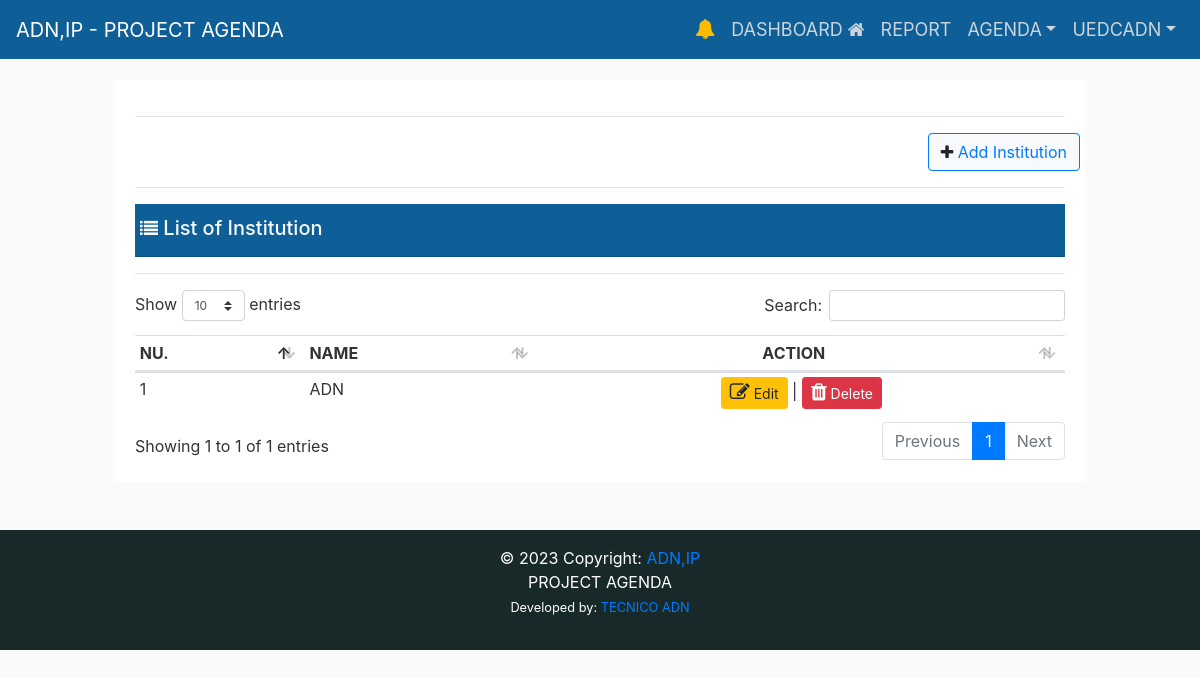
Before: /institution/ (signed in) with the older database file.
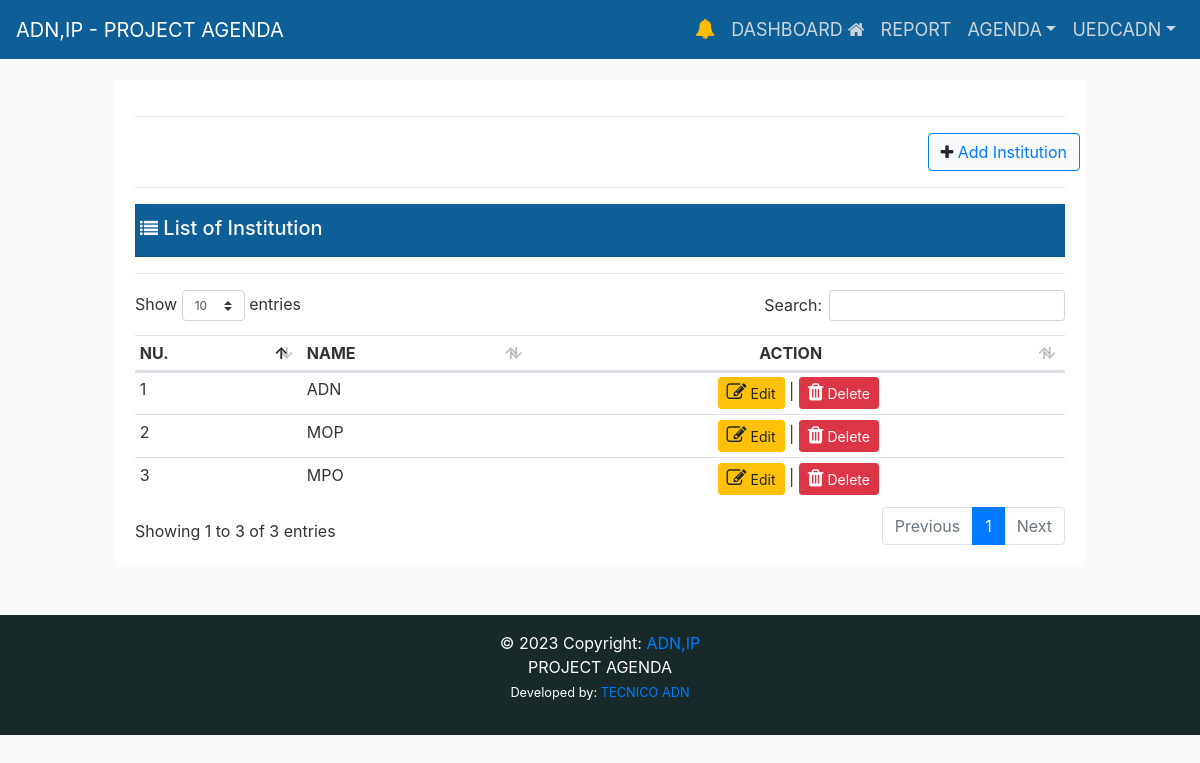
After: the same page with the newer database file.
### eventapps/institute/models.py (models this page shows, shortened)
class Institution(models.Model):
    name_institution = models.CharField(
        max_length=255, null=True, verbose_name="Institution Name:")
    class Meta:
        verbose_name_plural = ("Institution Invited")

### eventapps/institute/views.py (the view)
# urls.py: path('institution/', views.institution_list, name='institution_list'),
@login_required(login_url="/login/")
def institution_list(request):
    context = {
    }
    return render(request, 'institute/institution_list.html', context)

### eventapps/templates/institute/institution_list.html (shortened to what this page needs)
{% extends "layouts/base.html" %}
{% load static %}
{% block content %}
<div class="row d-flex justify-content-center ">
    <div class="col-sm-12">
        <div class="border-info shadow-lg bg-white">
            <div class="card-body">
                <hr />
                <div class="row d-flex justify-content-end">
                    <button type="button" class="btn btn-light border border-primary">
                        <span class="fa fa-plus"></span><a class="text-primary " href="{% url 'institution_add' %}"
                            role="button">
                            Add Institution</a>
                    </button>
                </div>
                <hr />
                <div class="card-header bg-card pb-2 mt-2 d-flex justify-content-between">
                    <div class="row flex-row">
                        <h5 class="text-light"><i class="fa fa-list" style="font-size:18px;"></i> List of Institution
                        </h5>
                    </div>
                </div>
                <hr>
                <section id='no-more-tables'>
                    <table class="table table-sm" id="example" width="100%" cellspacing="0">
                        <thead>
                            <tr>
                                <th>NU.</th>
                                <th>NAME</th>
                                <th style="text-align:center;">ACTION</th>
                            </tr>
                        </thead>
                        <tbody>
                            {% for obj in institution_list %}
                            <tr>
                                <td data-title="Nu.">{{ forloop.counter }}</td>
                                <td data-title="Title">
                                    {{obj.name_institution }}
                                </td>
                                <td style="text-align:center;">
                                    <a href="{% url 'institution_edit' pk=obj.id %}" data-toggle="tooltip" title="Edit"
                                        class="btn btn-sm btn-warning"><i class='fa fa-edit' style='font-size:20px'></i>
                                        Edit</a>
                                    |
                                    <a href="{% url 'institution_delete' pk=obj.id %}" data-toggle="tooltip"
                                        title="Delete" class="btn btn-sm btn-danger"
                                        onclick="return confirm(' Are you ready to delete?')"><i class='fa fa-trash'
                                            style='font-size:20px'></i> Delete</a>
                                </td>
                            </tr>
                            {% endfor %}
                        </tbody>
                    </table>
                </section>
            </div>
        </div>
    </div>
</div>
{% endblock %}

Changed rows visible on the page:
added Institution: name_institution "MOP"
added Institution: name_institution "MPO"
Other visible differences:
text written by a page script: "Show entries Search: Showing 1 to 1 of 1 entries Previous 1 Next" → "Show entries Search: Showing 1 to 3 of 3 entries Previous 1 Next"
